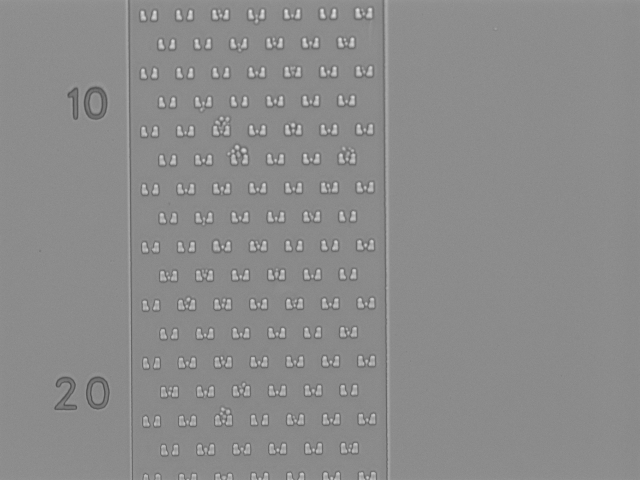
%> input picture Workspace/Example/FindBlob/cell1.png, 1280 x 960 px (shown at 1/2 size)
$ octave blobFinder.m   (GNU Octave 9; MATLAB toolbox functions it lacks are replaced by stand-ins)
%> lines starting %> are read from the running program, lines starting %| are printed output that depends on the picture; in (x1, y1, x2, y2) boxes, pixels count from 0 and x2, y2 are one past the last pixel; in counts of white or black regions, pixels touching at a corner belong together; the program's own positions count from 1
%
% % Startup code.
% tic; % Start timer.
% clc; % Clear command window.
% clearvars; % Get rid of variables from prior run of this m-file.
% fprintf('Running BlobsDemo.m...\n'); % Message sent to command window.
% workspace; % Make sure the workspace panel with all the variables is showing.
% imtool close all;  % Close all imtool figures.
% format long g;
% format compact;
% captionFontSize = 14;
%
% % Check that user has the Image Processing Toolbox installed.
% hasIPT = license('test', 'image_toolbox');
% if ~hasIPT
% 	% User does not have the toolbox installed.
% 	message = sprintf('Sorry, but you do not seem to have the Image Processing Toolbox.\nDo you want to try to continue anyway?');
% 	reply = questdlg(message, 'Toolbox missing', 'Yes', 'No', 'Yes');
% 	if strcmpi(reply, 'No')
% 		% User said No, so exit.
% 		return;
% 	end
% end

% Read in a standard MATLAB demo image of coins (US nickles and dimes, which are 5 cent and 10 cent coins)
baseFileName = 'cell1.png';
folder = fileparts(which(baseFileName)); % Determine where demo folder is (works with all versions).
fullFileName = fullfile(folder, baseFileName);
if ~exist(fullFileName, 'file')
	% It doesn't exist in the current folder.
	% Look on the search path.
	if ~exist(baseFileName, 'file')
		% It doesn't exist on the search path either.
		% Alert user that we can't find the image.
		warningMessage = sprintf('Error: the input image file\n%s\nwas not found.\nClick OK to exit the demo.', fullFileName);
		uiwait(warndlg(warningMessage));
		fprintf(1, 'Finished running BlobsDemo.m.\n');
		return;
	end
	% Found it on the search path.  Construct the file name.
	fullFileName = baseFileName; % Note: don't prepend the folder.
end
% If we get here, we should have found the image file.
originalImage = imread(fullFileName);
%> originalImage is the input picture: size 960x1280 uint8; min 70, max 241, mean 139.3
% Check to make sure that it is grayscale, just in case the user substituted their own image.
[rows, columns, numberOfColorChannels] = size(originalImage);
%> rows = 960; columns = 1280; numberOfColorChannels = 1
if numberOfColorChannels > 1
	promptMessage = sprintf('Your image file has %d color channels.\nThis demo was designed for grayscale images.\nDo you want me to convert it to grayscale for you so you can continue?', numberOfColorChannels);
	button = questdlg(promptMessage, 'Continue', 'Convert and Continue', 'Cancel', 'Convert and Continue');
	if strcmp(button, 'Cancel')
		fprintf(1, 'Finished running BlobsDemo.m.\n');
		return;
	end
	% Do the conversion using standard book formula
	originalImage = rgb2gray(originalImage);
end

% Display the grayscale image.
subplot(3, 3, 1);
imshow(originalImage);
% Maximize the figure window.
set(gcf, 'units','normalized','outerposition',[0 0 1 1]);
% Force it to display RIGHT NOW (otherwise it might not display until it's all done, unless you've stopped at a breakpoint.)
drawnow;
caption = sprintf('Original "coins" image showing\n6 nickels (the larger coins) and 4 dimes (the smaller coins).');
title(caption, 'FontSize', captionFontSize);
axis image; % Make sure image is not artificially stretched because of screen's aspect ratio.

% Just for fun, let's get its histogram and display it.
[pixelCount, grayLevels] = imhist(originalImage);
%> pixelCount = 256 values, max 155299 at index 141, min 0 at index 1, mean 4800; grayLevels = 256 values from 0 to 255
subplot(3, 3, 2);
bar(pixelCount);
title('Histogram of original image', 'FontSize', captionFontSize);
xlim([0 grayLevels(end)]); % Scale x axis manually.
grid on;

% Threshold the image to get a binary image (only 0's and 1's) of class "logical."
% Method #1: using im2bw()
%   normalizedThresholdValue = 0.4; % In range 0 to 1.
%   thresholdValue = normalizedThresholdValue * max(max(originalImage)); % Gray Levels.
%   binaryImage = im2bw(originalImage, normalizedThresholdValue);       % One way to threshold to binary
% Method #2: using a logical operation.
thresholdValue = 100;
binaryImage = originalImage > thresholdValue; % Bright objects will be chosen if you use >.
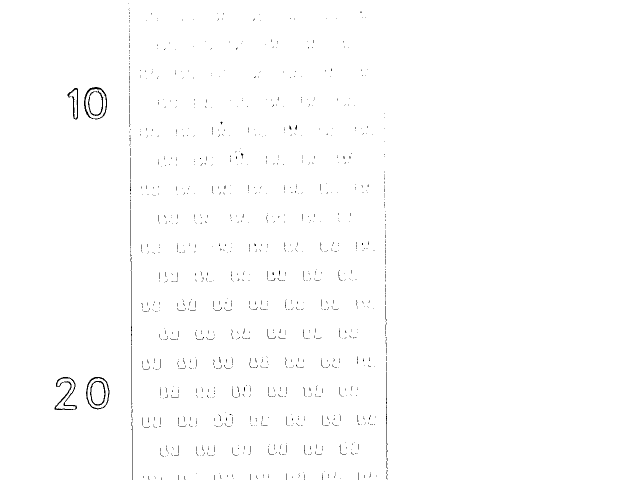
%> binaryImage: size 960x1280 logical (shown at 1/2 size); 99.4% white; black in thin lines or dots, all inside (x1, y1, x2, y2) = (109, 7, 775, 960)
% ========== IMPORTANT OPTION ============================================================
% Use < if you want to find dark objects instead of bright objects.
%   binaryImage = originalImage < thresholdValue; % Dark objects will be chosen if you use <.

% Do a "hole fill" to get rid of any background pixels or "holes" inside the blobs.
binaryImage = imfill(binaryImage, 'holes');
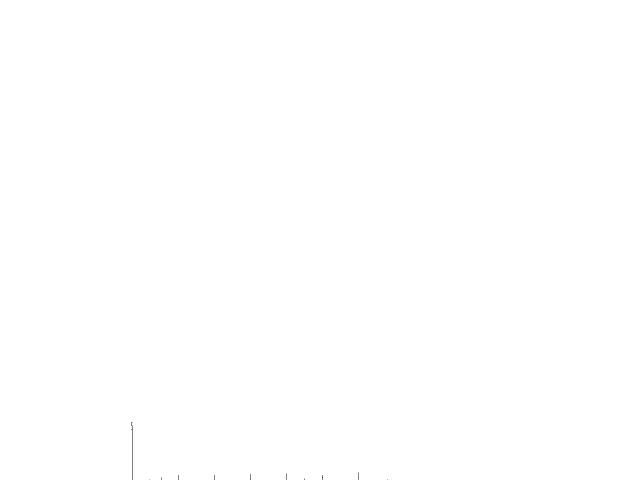
%> binaryImage: size 960x1280 logical (shown at 1/2 size); 100% white; black in thin lines or dots, all inside (x1, y1, x2, y2) = (263, 844, 775, 960)

% Show the threshold as a vertical red bar on the histogram.
hold on;
maxYValue = ylim;
line([thresholdValue, thresholdValue], maxYValue, 'Color', 'r');
% Place a text label on the bar chart showing the threshold.
annotationText = sprintf('Thresholded at %d gray levels', thresholdValue);
% For text(), the x and y need to be of the data class "double" so let's cast both to double.
text(double(thresholdValue + 5), double(0.5 * maxYValue(2)), annotationText, 'FontSize', 10, 'Color', [0 .5 0]);
text(double(thresholdValue - 70), double(0.94 * maxYValue(2)), 'Background', 'FontSize', 10, 'Color', [0 0 .5]);
text(double(thresholdValue + 50), double(0.94 * maxYValue(2)), 'Foreground', 'FontSize', 10, 'Color', [0 0 .5]);

% Display the binary image.
subplot(3, 3, 3);
imshow(binaryImage);
title('Binary Image, obtained by thresholding', 'FontSize', captionFontSize);

% Identify individual blobs by seeing which pixels are connected to each other.
% Each group of connected pixels will be given a label, a number, to identify it and distinguish it from the other blobs.
% Do connected components labeling with either bwlabel() or bwconncomp().
labeledImage = bwlabel(binaryImage, 8);     % Label each blob so we can make measurements of it
% labeledImage is an integer-valued image where all pixels in the blobs have values of 1, or 2, or 3, or ... etc.
subplot(3, 3, 4);
imshow(labeledImage, []);  % Show the gray scale image.
title('Labeled Image, from bwlabel()', 'FontSize', captionFontSize);

% Let's assign each blob a different color to visually show the user the distinct blobs.
coloredLabels = label2rgb (labeledImage, 'hsv', 'k', 'shuffle'); % pseudo random color labels
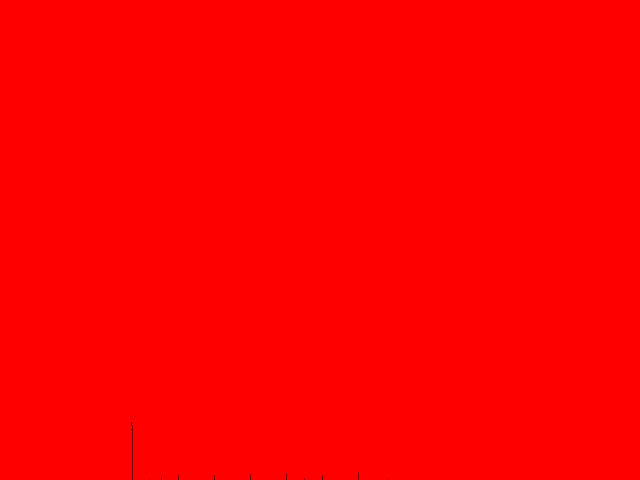
%> coloredLabels: size 960x1280x3 uint8 (shown at 1/2 size); mean R, G, B 255, 0, 0
% coloredLabels is an RGB image.  We could have applied a colormap instead (but only with R2014b and later)
subplot(3, 3, 5);
imshow(coloredLabels);
axis image; % Make sure image is not artificially stretched because of screen's aspect ratio.
caption = sprintf('Pseudo colored labels, from label2rgb().\nBlobs are numbered from top to bottom, then from left to right.');
title(caption, 'FontSize', captionFontSize);

% Get all the blob properties.  Can only pass in originalImage in version R2008a and later.
blobMeasurements = regionprops(labeledImage, originalImage, 'all');
%> blobMeasurements = 1 region; box (x1, y1, x2, y2), Area, Centroid, MajorAxisLength, MinorAxisLength and Eccentricity: (0, 0, 1280, 960) 1228599 [640.5 480.4] 1478.1 1108.4 0.662
numberOfBlobs = size(blobMeasurements, 1);
%> numberOfBlobs = 1

% bwboundaries() returns a cell array, where each cell contains the row/column coordinates for an object in the image.
% Plot the borders of all the coins on the original grayscale image using the coordinates returned by bwboundaries.
subplot(3, 3, 6);
imshow(originalImage);
title('Outlines, from bwboundaries()', 'FontSize', captionFontSize);
axis image; % Make sure image is not artificially stretched because of screen's aspect ratio.
hold on;
boundaries = bwboundaries(binaryImage);
%> boundaries = 1 boundary; box (x1, y1, x2, y2) and points: (0, 0, 1280, 960) 4848
numberOfBoundaries = size(boundaries, 1);
%> numberOfBoundaries = 1
for k = 1 : numberOfBoundaries
	thisBoundary = boundaries{k};
	plot(thisBoundary(:,2), thisBoundary(:,1), 'g', 'LineWidth', 2);
end
%> this loop made 1 pass
hold off;

textFontSize = 14;	% Used to control size of "blob number" labels put atop the image.
labelShiftX = -7;	% Used to align the labels in the centers of the coins.
blobECD = zeros(1, numberOfBlobs);
% Print header line in the command window.
fprintf(1,'Blob #      Mean Intensity  Area   Perimeter    Centroid       Diameter\n');
% Loop over all blobs printing their measurements to the command window.
for k = 1 : numberOfBlobs           % Loop through all blobs.
	% Find the mean of each blob.  (R2008a has a better way where you can pass the original image
	% directly into regionprops.  The way below works for all versions including earlier versions.)
	thisBlobsPixels = blobMeasurements(k).PixelIdxList;  % Get list of pixels in current blob.
	meanGL = mean(originalImage(thisBlobsPixels)); % Find mean intensity (in original image!)
	meanGL2008a = blobMeasurements(k).MeanIntensity; % Mean again, but only for version >= R2008a

	blobArea = blobMeasurements(k).Area;		% Get area.
	blobPerimeter = blobMeasurements(k).Perimeter;		% Get perimeter.
	blobCentroid = blobMeasurements(k).Centroid;		% Get centroid one at a time
	blobECD(k) = sqrt(4 * blobArea / pi);					% Compute ECD - Equivalent Circular Diameter.
	fprintf(1,'#%2d %17.1f %11.1f %8.1f %8.1f %8.1f % 8.1f\n', k, meanGL, blobArea, blobPerimeter, blobCentroid, blobECD(k));
	% Put the "blob number" labels on the "boundaries" grayscale image.
	text(blobCentroid(1) + labelShiftX, blobCentroid(2), num2str(k), 'FontSize', textFontSize, 'FontWeight', 'Bold');
end
%> this loop made 1 pass
%> (meanGL, meanGL2008a, blobArea, blobPerimeter, blobCentroid) on pass 1: (139.3, 139.3, 1228599, 4757.1, [640.5 480.4])
%| # 1             139.3   1228599.0   4757.1    640.5    480.4   1250.7

% Now, I'll show you another way to get centroids.
% We can get the centroids of ALL the blobs into 2 arrays,
% one for the centroid x values and one for the centroid y values.
allBlobCentroids = [blobMeasurements.Centroid];
%> allBlobCentroids = [640.5 480.4]
centroidsX = allBlobCentroids(1:2:end-1);
%> centroidsX = 640.5
centroidsY = allBlobCentroids(2:2:end);
%> centroidsY = 480.4
% Put the labels on the rgb labeled image also.
subplot(3, 3, 5);
for k = 1 : numberOfBlobs           % Loop through all blobs.
	text(centroidsX(k) + labelShiftX, centroidsY(k), num2str(k), 'FontSize', textFontSize, 'FontWeight', 'Bold');
end

% Now I'll demonstrate how to select certain blobs based using the ismember() function.
% Let's say that we wanted to find only those blobs
% with an intensity between 150 and 220 and an area less than 2000 pixels.
% This would give us the three brightest dimes (the smaller coin type).
allBlobIntensities = [blobMeasurements.MeanIntensity];
%> allBlobIntensities = 139.3
allBlobAreas = [blobMeasurements.Area];
%> allBlobAreas = 1228599
% Get a list of the blobs that meet our criteria and we need to keep.
% These will be logical indices - lists of true or false depending on whether the feature meets the criteria or not.
% for example [1, 0, 0, 1, 1, 0, 1, .....].  Elements 1, 4, 5, 7, ... are true, others are false.
allowableIntensityIndexes = (allBlobIntensities > 150) & (allBlobIntensities < 220);
%> allowableIntensityIndexes = false
allowableAreaIndexes = allBlobAreas < 2000; % Take the small objects.
%> allowableAreaIndexes = false
% Now let's get actual indexes, rather than logical indexes, of the  features that meet the criteria.
% for example [1, 4, 5, 7, .....] to continue using the example from above.
keeperIndexes = find(allowableIntensityIndexes & allowableAreaIndexes);
%> keeperIndexes = []
% Extract only those blobs that meet our criteria, and
% eliminate those blobs that don't meet our criteria.
% Note how we use ismember() to do this.  Result will be an image - the same as labeledImage but with only the blobs listed in keeperIndexes in it.
keeperBlobsImage = ismember(labeledImage, keeperIndexes);
%> keeperBlobsImage: size 960x1280 logical; every value is 0
% Re-label with only the keeper blobs kept.
labeledDimeImage = bwlabel(keeperBlobsImage, 8);     % Label each blob so we can make measurements of it
%> labeledDimeImage: size 960x1280 double; every value is 0
% Now we're done.  We have a labeled image of blobs that meet our specified criteria.
subplot(3, 3, 7);
imshow(labeledDimeImage, []);
axis image;
title('"Keeper" blobs (3 brightest dimes in a re-labeled image)', 'FontSize', captionFontSize);
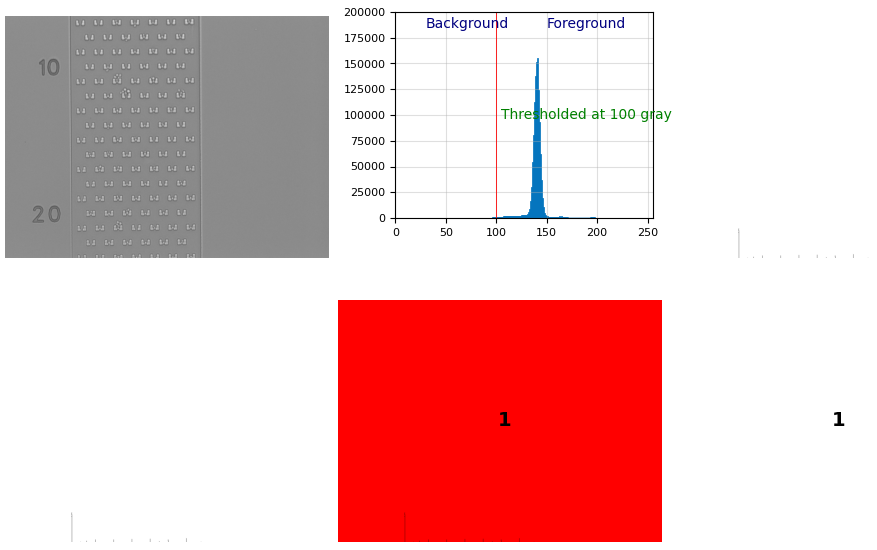
%> figure redrawn from the program's plot data, 7 panels

% Plot the centroids in the original image in the upper left.
% Dimes will have a red cross, nickels will have a blue X.
message = sprintf('Now I will plot the centroids over the original image in the upper left.\nPlease look at the upper left image.');
reply = questdlg(message, 'Plot Centroids?', 'OK', 'Cancel', 'Cancel');
%> the answer given: Cancel
% Note: reply will = '' for Upper right X, 'OK' for OK, and 'Cancel' for Cancel.
if strcmpi(reply, 'Cancel')
	return;
end
subplot(3, 3, 1);
hold on; % Don't blow away image.
for k = 1 : numberOfBlobs           % Loop through all keeper blobs.
	% Identify if blob #k is a dime or nickel.
	itsADime = allBlobAreas(k) < 2200; % Dimes are small.
	if itsADime
		% Plot dimes with a red +.
		plot(centroidsX(k), centroidsY(k), 'r+', 'MarkerSize', 10, 'LineWidth', 2);
	else
		% Plot dimes with a blue x.
		plot(centroidsX(k), centroidsY(k), 'bx', 'MarkerSize', 10, 'LineWidth', 2);
	end
end


% Now use the keeper blobs as a mask on the original image.
% This will let us display the original image in the regions of the keeper blobs.
maskedImageDime = originalImage; % Simply a copy at first.
maskedImageDime(~keeperBlobsImage) = 0;  % Set all non-keeper pixels to zero.
subplot(3, 3, 8);
imshow(maskedImageDime);
axis image;
title('Only the 3 brightest dimes from the original image', 'FontSize', captionFontSize);

% Now let's get the nickels (the larger coin type).
keeperIndexes = find(allBlobAreas > 2000);  % Take the larger objects.
% Note how we use ismember to select the blobs that meet our criteria.
nickelBinaryImage = ismember(labeledImage, keeperIndexes);
% Let's get the nickels from the original grayscale image, with the other non-nickel pixels blackened.
% In other words, we will create a "masked" image.
maskedImageNickel = originalImage; % Simply a copy at first.
maskedImageNickel(~nickelBinaryImage) = 0;  % Set all non-nickel pixels to zero.
subplot(3, 3, 9);
imshow(maskedImageNickel, []);
axis image;
title('Only the nickels from the original image', 'FontSize', captionFontSize);

elapsedTime = toc;
% Alert user that the demo is done and give them the option to save an image.
message = sprintf('Done making measurements of the features.\n\nElapsed time = %.2f seconds.', elapsedTime);
message = sprintf('%s\n\nCheck out the figure window for the images.\nCheck out the command window for the numerical results.', message);
message = sprintf('%s\n\nDo you want to save the pseudo-colored image?', message);
reply = questdlg(message, 'Save image?', 'Yes', 'No', 'No');
% Note: reply will = '' for Upper right X, 'Yes' for Yes, and 'No' for No.
if strcmpi(reply, 'Yes')
	% Ask user for a filename.
	FilterSpec = {'*.PNG', 'PNG Images (*.png)'; '*.tif', 'TIFF images (*.tif)'; '*.*', 'All Files (*.*)'};
	DialogTitle = 'Save image file name';
	% Get the default filename.  Make sure it's in the folder where this m-file lives.
	% (If they run this file but the cd is another folder then pwd will show that folder, not this one.
	thisFile = mfilename('fullpath');
	[thisFolder, baseFileName, ext] = fileparts(thisFile);
	DefaultName = sprintf('%s/%s.tif', thisFolder, baseFileName);
	[fileName, specifiedFolder] = uiputfile(FilterSpec, DialogTitle, DefaultName);
	if fileName ~= 0
		% Parse what they actually specified.
		[folder, baseFileName, ext] = fileparts(fileName);
		% Create the full filename, making sure it has a tif filename.
		fullImageFileName = fullfile(specifiedFolder, [baseFileName '.tif']);
		% Save the labeled image as a tif image.
		imwrite(uint8(coloredLabels), fullImageFileName);
		% Just for fun, read image back into the imtool utility to demonstrate that tool.
		tifimage = imread(fullImageFileName);
		imtool(tifimage, []);
	end
end

message = sprintf('Would you like to crop out each coin to individual images?');
reply = questdlg(message, 'Extract Individual Images?', 'Yes', 'No', 'Yes');
% Note: reply will = '' for Upper right X, 'Yes' for Yes, and 'No' for No.
if strcmpi(reply, 'Yes')
	figure;	% Create a new figure window.
	% Maximize the figure window.
	set(gcf, 'Units','Normalized','OuterPosition',[0 0 1 1]);
	for k = 1 : numberOfBlobs           % Loop through all blobs.
		% Find the bounding box of each blob.
		thisBlobsBoundingBox = blobMeasurements(k).BoundingBox;  % Get list of pixels in current blob.
		% Extract out this coin into it's own image.
		subImage = imcrop(originalImage, thisBlobsBoundingBox);
		% Determine if it's a dime (small) or a nickel (large coin).
		if blobMeasurements(k).Area > 2200
			coinType = 'nickel';
		else
			coinType = 'dime';
		end
		% Display the image with informative caption.
		subplot(3, 4, k);
		imshow(subImage);
		caption = sprintf('Coin #%d is a %s.\nDiameter = %.1f pixels\nArea = %d pixels', ...
			k, coinType, blobECD(k), blobMeasurements(k).Area);
		title(caption, 'FontSize', textFontSize);
	end

	% Display the MATLAB "peaks" logo.
	logoFig = subplot(3, 4, 11:12);
	caption = sprintf('A MATLAB Tutorial by ImageAnalyst');
	text(0.5,1.15, caption, 'Color','r', 'FontSize', 18, 'FontWeight','b', 'HorizontalAlignment', 'Center') ;
	positionOfLowerRightPlot = get(logoFig, 'position');
	L = 40*membrane(1,25);
	logoax = axes('CameraPosition', [-193.4013 -265.1546  220.4819],...
		'CameraTarget',[26 26 10], ...
		'CameraUpVector',[0 0 1], ...
		'CameraViewAngle',9.5, ...
		'DataAspectRatio', [1 1 .9],...
		'Position', positionOfLowerRightPlot, ...
		'Visible','off', ...
		'XLim',[1 51], ...
		'YLim',[1 51], ...
		'ZLim',[-13 40], ...
		'parent',gcf);
	s = surface(L, ...
		'EdgeColor','none', ...
		'FaceColor',[0.9 0.2 0.2], ...
		'FaceLighting','phong', ...
		'AmbientStrength',0.3, ...
		'DiffuseStrength',0.6, ...
		'Clipping','off',...
		'BackFaceLighting','lit', ...
		'SpecularStrength',1, ...
		'SpecularColorReflectance',1, ...
		'SpecularExponent',7, ...
		'Tag','TheMathWorksLogo', ...
		'parent',logoax);
	l1 = light('Position',[40 100 20], ...
		'Style','local', ...
		'Color',[0 0.8 0.8], ...
		'parent',logoax);
	l2 = light('Position',[.5 -1 .4], ...
		'Color',[0.8 0.8 0], ...
		'parent',logoax);
end
